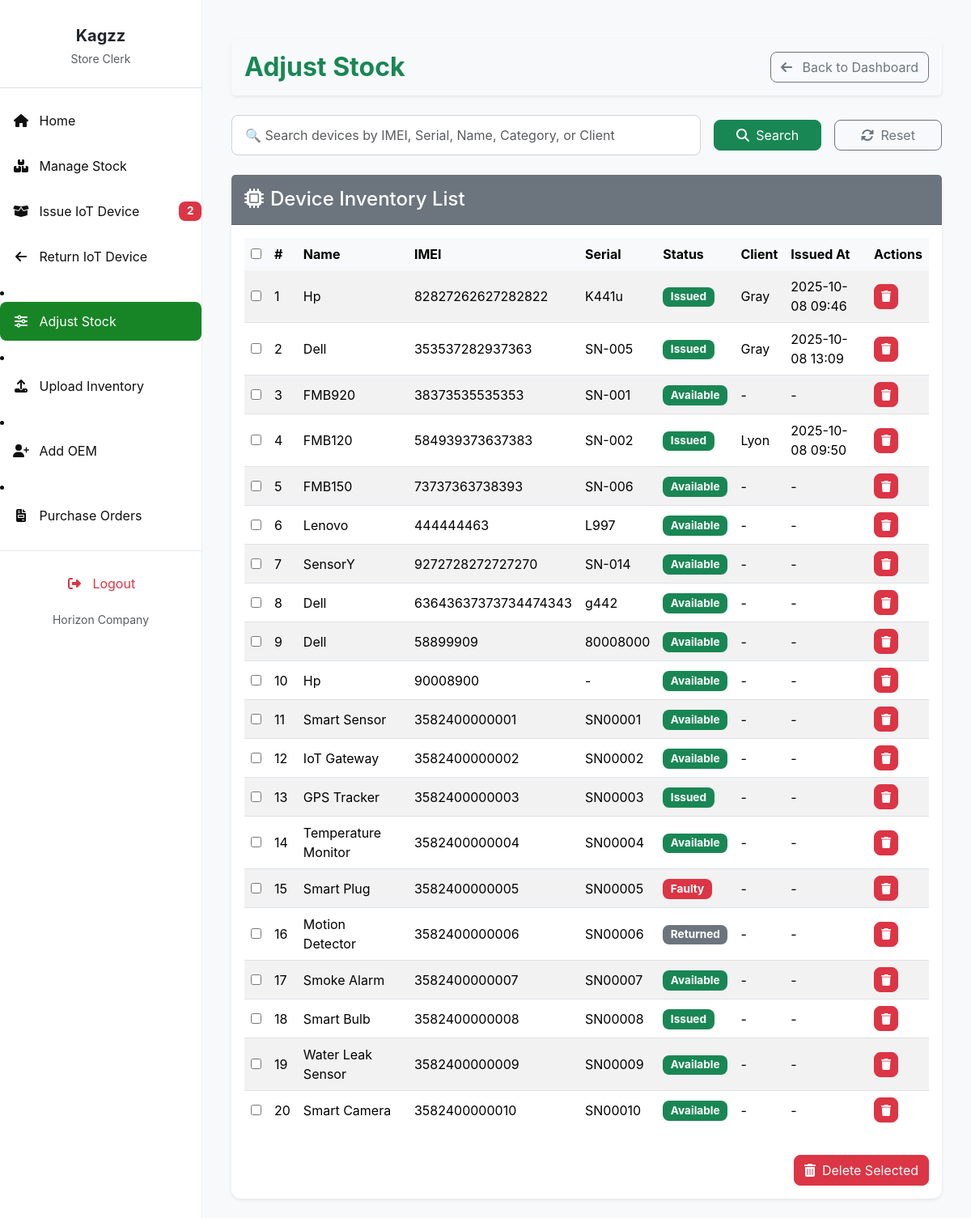
Before: /adjust_stock/ (signed in) with the older database file.
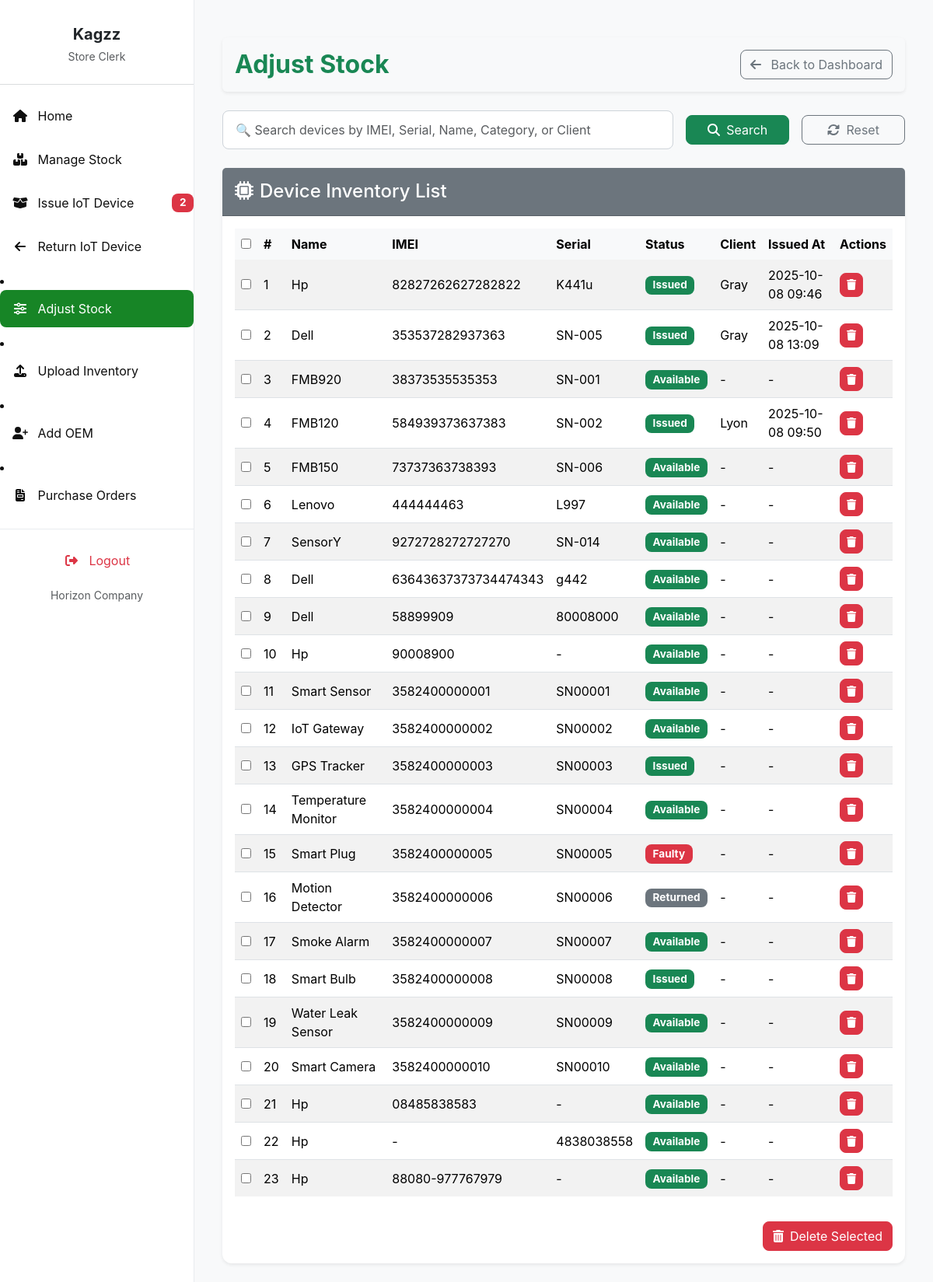
After: the same page with the newer database file.
### invent/models.py (models this page shows, shortened)
class Device(models.Model):
    STATUS_CHOICES = (
        ('available', 'Available'),
        ('issued', 'Issued'),
        ('returned', 'Returned'),
        ('faulty', 'Faulty'),
    )
    name = models.CharField(max_length=255)  # REQUIRED
    oem = models.ForeignKey(
        OEM,
        on_delete=models.SET_NULL,
        null=True,
        blank=False,  # ✅ Make OEM required
        to_field='oem_id',
        related_name='devices'
    )
    product_id = models.CharField(max_length=30, blank=True)
    total_quantity = models.PositiveIntegerField(default=1)
    imei_no = models.CharField(max_length=50, unique=True, null=True, blank=True)  # Optional
    serial_no = models.CharField(max_length=50, unique=True, null=True, blank=True)  # Optional
    mac_address = models.CharField(max_length=50, unique=True, null=True, blank=True)  # Optional
    category = models.CharField(max_length=100, blank=True, help_text="e.g. Laptop or Router")
    manufacturer = models.CharField(max_length=100, blank=True)
    description = models.TextField(blank=True)
    selling_price = models.DecimalField(max_digits=10, decimal_places=2, null=True, blank=True)
    currency = models.CharField(max_length=10, choices=CURRENCY_CHOICES, default='USD')
    branch = models.ForeignKey(Branch, on_delete=models.SET_NULL, null=True, blank=True)
    country = models.ForeignKey(Country, on_delete=models.SET_NULL, null=True, blank=True)
    status = models.CharField(max_length=20, choices=STATUS_CHOICES, default='available')  # ✅ Required

class Client(models.Model):
    name = models.CharField(max_length=255)
    phone_no = models.CharField(max_length=50)
    email = models.EmailField()
    address = models.CharField(max_length=255)

### invent/views.py (the view, shortened to what this page needs)
# urls.py: path('adjust_stock/', views.adjust_stock, name='adjust_stock'),
@login_required
@permission_required('invent.change_device', raise_exception=True)
def adjust_stock(request):
    query = request.GET.get('q', '')
    user = request.user
    if user.is_superuser:
        devices = Device.objects.all().order_by('id')
    else:
        user_country = getattr(user.profile, "country", None)
        devices = Device.objects.filter(
            branch__country=user_country).order_by('id')
    for device in devices:
        last_issuance = (
            IssuanceRecord.objects
            .filter(device=device)
            .order_by('-issued_at')
            .select_related('client')
            .first()
        )
        device.current_client = last_issuance.client if last_issuance else None
        device.issued_at = last_issuance.issued_at if last_issuance else None
    context = {
        'devices': devices,
        'query': query,
    }
    return render(request, 'invent/adjust_stock.html', context)

### invent/context_processors.py (called while the page is built)
def pending_requests_count(request):
    count = 0  # Default to 0
    if request.user.is_authenticated:
        if request.user.has_perm('invent.can_issue_device'):
            count = DeviceRequest.objects.filter(status='Pending').count()
    return {'pending_requests_count_for_sidebar': count}

### invent/templates/invent/adjust_stock.html (shortened to what this page needs)
{% extends 'invent/base_store_clerk.html' %}
{% load static %}
{% block content %}
<div class="container-fluid mt-4">
    <div class="d-flex justify-content-between align-items-center mb-4 p-3 bg-light rounded shadow-sm">
        <h2 class="fw-bold text-primary mb-0">Adjust Stock</h2>
        <a href="{% url 'store_clerk_dashboard' %}" class="btn btn-outline-secondary">
            <i class="fas fa-arrow-left me-2"></i> Back to Dashboard
        </a>
    </div>
    <form method="get" action="{% url 'adjust_stock' %}" class="row g-3 align-items-center mb-4">
        <div class="col-md-8">
            <input type="text" name="q" class="form-control"
                placeholder="🔍 Search devices by IMEI, Serial, Name, Category, or Client"
                value="{{ query }}">
        </div>
        <div class="col-md-2">
            <button type="submit" class="btn btn-success w-100">
                <i class="fas fa-search me-1"></i> Search
            </button>
        </div>
        <div class="col-md-2">
            <a href="{% url 'adjust_stock' %}" class="btn btn-outline-secondary w-100">
                <i class="fas fa-sync-alt me-1"></i> Reset
            </a>
        </div>
    </form>
    <div class="card shadow-sm">
        <div class="card-header bg-secondary text-white d-flex justify-content-between align-items-center py-3">
            <h4 class="mb-0"><i class="fas fa-microchip me-2"></i>Device Inventory List</h4>
        </div>
        <div class="card-body">
            <form method="post" action="{% url 'delete_device' %}">
                <div class="table-responsive">
                    <table class="table table-striped table-hover align-middle">
                        <thead class="table-light">
                            <tr>
                                <th><input type="checkbox" onclick="toggleAll(this)"></th>
                                <th>#</th>
                                <th>Name</th>
                                <th>IMEI</th>
                                <th>Serial</th>
                                <th>Status</th>
                                <th>Client</th>
                                <th>Issued At</th>
                                <th>Actions</th>
                            </tr>
                        </thead>
                        <tbody>
                            {% for device in devices %}
                            <tr>
                                <td><input type="checkbox" name="device_ids" value="{{ device.id }}"></td>
                                <td>{{ forloop.counter }}</td>
                                <td>{{ device.name|default:device.category }}</td>
                                <td>{{ device.imei_no|default:"-" }}</td>
                                <td>{{ device.serial_no|default:"-" }}</td>
                                <td>
                                    <span class="badge
                                        {% if device.status == 'available' %}bg-success
                                        {% elif device.status == 'issued' %}bg-primary
                                        {% elif device.status == 'returned' %}bg-secondary
                                        {% elif device.status == 'faulty' %}bg-danger
                                        {% else %}bg-dark{% endif %}">
                                        {{ device.get_status_display }}
                                    </span>
                                </td>
                                <td>{{ device.current_client.name|default:"-" }}</td>
                                <td>{{ device.issued_at|date:"Y-m-d H:i"|default:"-" }}</td>
                                <td>
                                    <form method="post" action="{% url 'delete_device' device.id %}" class="d-inline">
                                        <button type="submit" class="btn btn-danger btn-sm"
                                            onclick="return confirm('Are you sure you want to delete this device?');"
                                            title="Delete Device">
                                            <i class="fas fa-trash"></i>
                                        </button>
                                    </form>
                                </td>
                            </tr>
                            {% empty %}
                            <tr>
                                <td colspan="9" class="text-center text-muted py-4">No devices found.</td>
                            </tr>
                            {% endfor %}
                        </tbody>
                    </table>
                </div>
                <div class="mt-3 text-end">
                    <button type="submit" class="btn btn-danger"
                        onclick="return confirm('Are you sure you want to delete selected devices?');">
                        <i class="fas fa-trash-alt me-2"></i>Delete Selected
                    </button>
                </div>
            </form>
        </div>
    </div>
</div>
{% endblock %}

### invent/templates/invent/base_store_clerk.html (shortened to what this page needs)
<!DOCTYPE html>
<html lang="en">
<head>
    <link href="https://cdn.jsdelivr.net/npm/bootstrap@5.3.3/dist/css/bootstrap.min.css" rel="stylesheet">
    <link href="https://cdnjs.cloudflare.com/ajax/libs/font-awesome/6.4.0/css/all.min.css" rel="stylesheet">
    <link href="https://cdn.jsdelivr.net/npm/select2@4.1.0-rc.0/dist/css/select2.min.css" rel="stylesheet" />
    <link href="https://cdn.jsdelivr.net/npm/select2-bootstrap-5-theme@1.3.0/dist/select2-bootstrap-5-theme.min.css" rel="stylesheet" />
</head>
<body>
    <nav id="sidebarMenu" class="sidebar-wrapper collapse d-md-block">
        <div class="sidebar-content">
            <div class="text-center mb-4 pt-3">
                <h5 class="fw-bold mb-1 text-dark">{{ user.first_name|default:user.username }}</h5>
                <small class="text-muted">Store Clerk</small>
            </div>
            <hr class="border-secondary opacity-25" />
            <ul class="nav flex-column">
                <li class="nav-item mb-2">
                    <a class="nav-link {% if request.resolver_match.url_name == 'store_clerk_dashboard' %}active{% endif %}" href="{% url 'store_clerk_dashboard' %}">
                       <i class="fas fa-fw fa-home me-2"></i> Home
                    </a>
                </li>
                <li class="nav-item mb-2">
                    <a class="nav-link {% if request.resolver_match.url_name == 'manage_stock' %}active{% endif %}" href="{% url 'manage_stock' %}">
                        <i class="fas fa-fw fa-boxes me-2"></i> Manage Stock
                    </a>
                </li>
                <li class="nav-item mb-2 d-flex justify-content-between align-items-center">
                    <a class="nav-link {% if request.resolver_match.url_name == 'issue_device' %}active{% endif %}" href="{% url 'issue_device' %}">
                        <i class="fas fa-fw fa-box-open me-2"></i> Issue IoT Device
                    </a>
                        {% if pending_requests_count_for_sidebar > 0 %}
                        <span class="badge bg-danger ms-2">{{ pending_requests_count_for_sidebar }}</span>
                        {% endif %}
                </li>
                <li class="nav-item mb-2">
                    <a class="nav-link {% if request.resolver_match.url_name == 'return_device' %}active{% endif %}" href="{% url 'return_device' %}">
                        <i class="fas fa-fw fa-arrow-left me-2"></i> Return IoT Device
                    </a>
                </li>
            </ul>
                <li class="nav-item mb-2">
                    <a class="nav-link {% if request.resolver_match.url_name == 'adjust_stock' %}active{% endif %}" href="{% url 'adjust_stock' %}">
                        <i class="fas fa-fw fa-sliders-h me-2"></i> Adjust Stock
                    </a>
                </li>
                <li class="nav-item mb-2">
    <a class="nav-link {% if request.resolver_match.url_name == 'upload_inventory' %}active{% endif %}" href="{% url 'upload_inventory' %}">
        <i class="fas fa-fw fa-upload me-2"></i> Upload Inventory
    </a>
</li>
<li class="nav-item mb-2">
    <a class="nav-link {% if request.resolver_match.url_name == 'add_oem' %}active{% endif %}" href="{% url 'add_oem' %}">
        <i class="fas fa-fw fa-user-plus me-2"></i> Add OEM
    </a>
</li>
<li class="nav-item mb-2">
    <a class="nav-link {% if request.resolver_match.url_name == 'purchase_orders' %}active{% endif %}" href="{% url 'purchase_orders' %}">
        <i class="fas fa-fw fa-file-invoice me-2"></i> Purchase Orders
    </a>
</li>
<li class="nav-item mb-2">
</li>
        </div>
        <div class="sidebar-bottom">
            <ul class="nav flex-column mb-2">
                <li class="nav-item">
                    <a class="nav-link text-danger logout-link" href="{% url 'logout' %}">
                        <i class="fas fa-fw fa-right-from-bracket me-2"></i> Logout
                    </a>
                </li>
            </ul>
            <small class="text-muted">Horizon Company</small>
        </div>
    </nav>
    <main class="main-content">
        {% block content %}{% endblock %}
    </main>
</body>
</html>

### invent/templates/invent/base_store_clerk.html (style rules this page uses)
:root { --bs-primary: #198754; --bs-primary-rgb: 25, 135, 84; --bs-btn-primary-color: #fff; --bs-btn-primary-bg: var(--bs-primary); --bs-btn-primary-border-color: var(--bs-primary); --bs-btn-primary-hover-bg: #157347; --bs-btn-primary-hover-border-color: #146c43; --bs-btn-primary-active-bg: #13653f; --bs-btn-primary-active-border-color: #125f3c; --bs-link-color: var(--bs-primary); --bs-link-hover-color: #157347; --sidebar-bg: white; --sidebar-text: #0f0f0f; --sidebar-active: #178526; --sidebar-hover: #15b33c; }
body { font-family: 'Inter', sans-serif; background-color: #f8f9fa; margin: 0; }
.sidebar-wrapper { position: fixed; top: 0; bottom: 0; left: 0; width: 250px; background-color: var(--sidebar-bg); color: var(--sidebar-text); border-right: 1px solid #e9ecef; z-index: 1030; display: flex; flex-direction: column; }
.sidebar-content { flex-grow: 1; overflow-y: auto; padding-top: 1rem; padding-bottom: 1rem; max-height: calc(100vh - 120px); scrollbar-width: thin; scrollbar-color: var(--bs-primary) #f1f1f1; }
.sidebar-wrapper .nav-link { color: var(--sidebar-text); padding: 0.75rem 1rem; border-radius: 0.5rem; transition: background-color 0.2s ease, color 0.2s ease; }
.sidebar-wrapper .nav-link.active { background-color: var(--sidebar-active); color: #fff; }
.sidebar-wrapper .nav-link.text-danger { color: #dc3545 !important; }
.sidebar-bottom { padding-top: 1rem; padding-bottom: 1rem; text-align: center; border-top: 1px solid #e9ecef; }
.main-content { margin-left: 250px; padding: 1.5rem; min-height: 100vh; overflow-x: hidden; transition: margin-left 0.3s ease-in-out; }
.card { border-radius: 0.75rem; border: none; }
.card-header { border-top-left-radius: 0.75rem; border-top-right-radius: 0.75rem; }
.btn { border-radius: 0.5rem; }
.badge { border-radius: 0.5rem; padding: 0.4em 0.7em; font-size: 0.85em; }
.table thead th { border-bottom: none; }
.table tbody tr:last-child td { border-bottom: none; }
.form-control, .form-select { border-radius: 0.5rem; border-color: #ced4da; padding: 0.75rem 1rem; }

Changed rows visible on the page:
added Device: name "Hp", imei_no "08485838583", serial_no "-", status "Available", current_client.name "-", issued_at "-"
added Device: name "Hp", imei_no "-", serial_no "4838038558", status "Available", current_client.name "-", issued_at "-"
added Device: name "Hp", imei_no "88080-977767979", serial_no "-", status "Available", current_client.name "-", issued_at "-"
